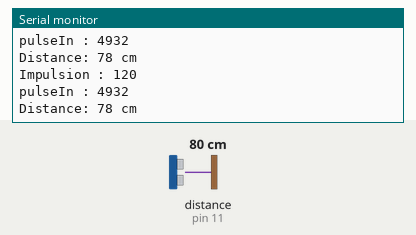
The sketch below on a simulated Arduino Uno, built with avr-gcc and run on an emulated ATmega328P. Shown: the last lines printed to the serial monitor. Wiring (inferred from the names in the program): ultrasonic range finder: trigger pin 13; echo pin 11. The inputs (shaded band) are chosen by the test bench; at power-on: distance to the obstacle (sensor on pin 11) 80 cm. The echo pulse lasts 58.3 µs per cm.

Above: at 1.8 s.
1.9 s: distance to the obstacle (sensor on pin 11) set to 2 cm
At 2.5 s:
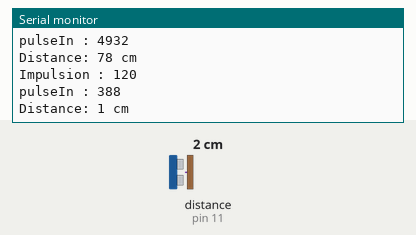
3.4 s: distance to the obstacle (sensor on pin 11) set to 4 cm
At 4.8 s:
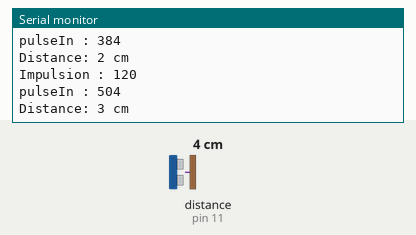
Timing chart, 0 to 6.4 s (numbered marks = the images above; inputs shaded):
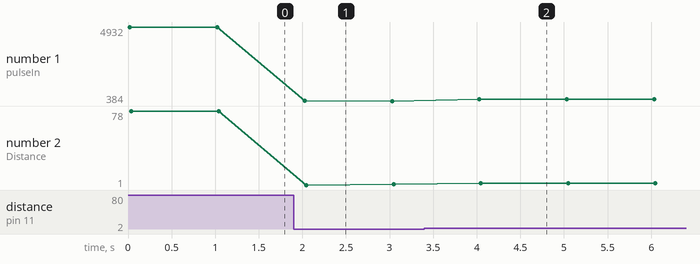

Measured:
- after the input at 1.9 s, the serial monitor: prints a new line after 0.13 s (image 1)
- after the input at 3.4 s, the serial monitor: prints a new line after 0.63 s (image 2)
- plotted number 1: 4932 → 384 after the input at 1.9 s, 384 → 504 after the input at 3.4 s
- plotted number 2: 78 → 2 after the input at 1.9 s, 2 → 3 after the input at 3.4 s

The sketch:

Ultrason.ino
```cpp
#define TRIG_PIN 13
#define ECHO_PIN 11

void setup() {
  Serial.begin(9600);
  pinMode(TRIG_PIN, OUTPUT);
  pinMode(ECHO_PIN, INPUT);
}

void loop() {
  long duration, distance, startTime;
  startTime = micros();
  // Envoie une impulsion ultrasonique
  digitalWrite(TRIG_PIN, LOW);
  delayMicroseconds(2);
  digitalWrite(TRIG_PIN, HIGH);
  delayMicroseconds(10);
  digitalWrite(TRIG_PIN, LOW);
  Serial.print("Impulsion : ");
  Serial.println(micros()-startTime);

  startTime = micros();
  // Mesure la durée de l'impulsion ultrasonique
  duration = pulseIn(ECHO_PIN, HIGH);
  Serial.print("pulseIn : ");
  Serial.println(micros()-startTime);

  // Convertit la durée en distance (en cm)
  distance = duration * 0.034 / 2;

  // Affiche la distance mesurée sur le moniteur série
  Serial.print("Distance: ");
  Serial.print(distance);
  Serial.println(" cm");

  delay(1000); // Attendre 1 seconde avant la prochaine mesure
}
```
